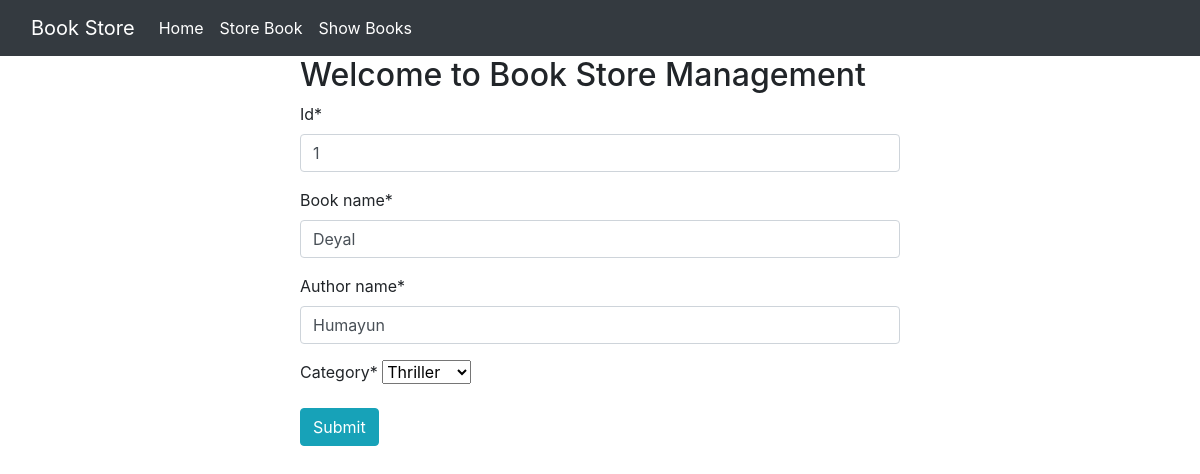
The app's page /edit_book/1 with its own data.
### book/models.py (models this page shows)
class BookStoreModel(models.Model):
    CATEGORY = (
    ('Mystery', 'Mystery'),
    ('Thriller', 'Thriller'),
    ('Sci-Fi', 'Sci-Fi'),
    ('Humor', 'Humor'),
    ('Horror', 'Horror'),
    )
    id = models.IntegerField(primary_key = True)
    book_name = models.CharField(max_length=30)
    author_name = models.CharField(max_length=30)
    category = models.CharField(max_length=30,choices = CATEGORY)
    first_pub = models.DateTimeField(auto_now_add = True)
    last_pub  = models.DateTimeField(auto_now=True)

### book/views.py (the view)
# urls.py: path('edit_book/<int:id>',views.edit_book,name='edit_book'),
def edit_book(request,id):
    book = BookStoreModel.objects.get(pk = id)
    form = BookStoreForm(instance = book)
    if request.method == 'POST':
     form = BookStoreForm(request.POST,instance = book)
     if form.is_valid():
        form.save()
        return redirect('show_books')
    return render(request, 'store_book.html',{'form':form})

### book/forms.py
class BookStoreForm(forms.ModelForm):
    class Meta:
        model = BookStoreModel
        fields = ['id','book_name','author_name','category']

### book/templates/store_book.html (shortened to what this page needs)
{% extends 'base.html' %}
{% load crispy_forms_tags %}
{% block content %}
<div style="width:50%; margin:auto;">
    <h2> Welcome to Book Store Management</h2>
    <form method="post">
        {{form|crispy}}
    <button class="btn btn-info" type="submit">Submit</button>
    </form>
</div>
{% endblock %}

### records on screen
BookStoreModel: id "1", book_name "Deyal", author_name "Humayun", category "Thriller"
